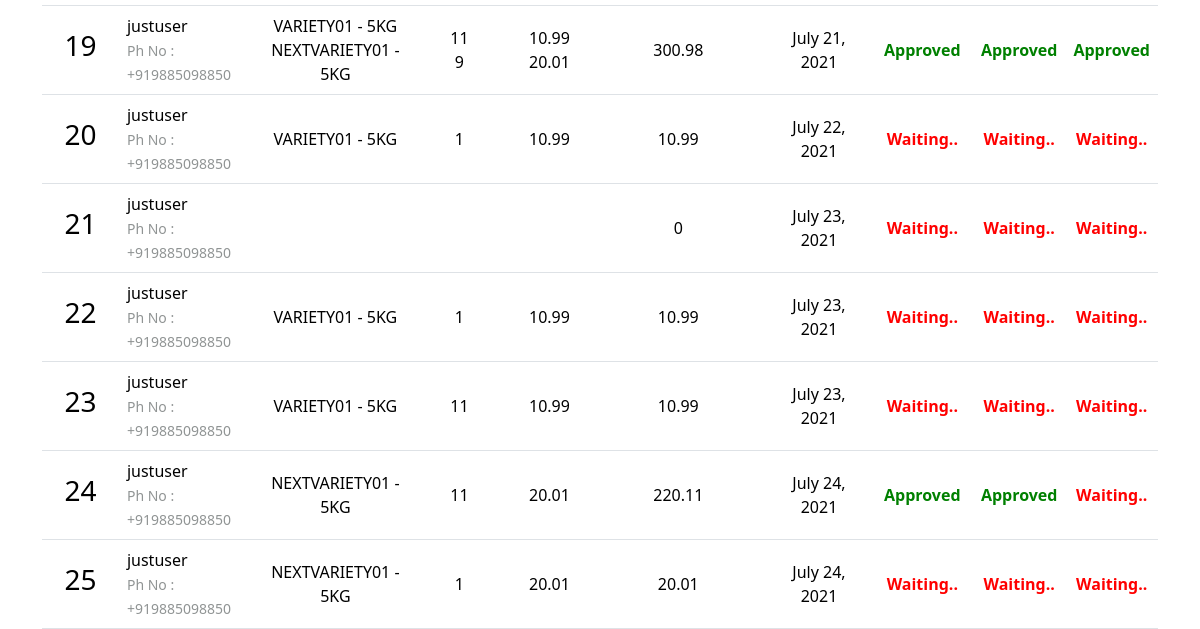
The app's page /sales/ (signed in, lower part), older data.
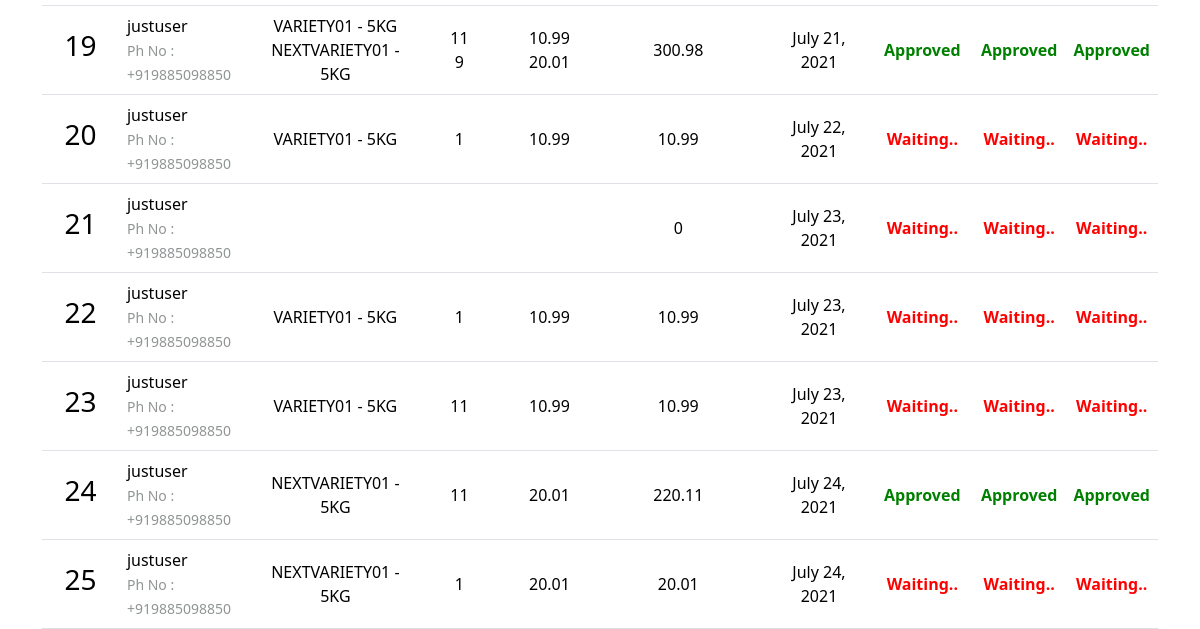
The same page, newer data.
### umasagar/models.py (models this page shows, shortened)
class TimeStamp(models.Model):
    time = models.DateTimeField(auto_now_add = True)
    user = models.ForeignKey(MyUser,on_delete = models.CASCADE)
    class Meta:
        abstract = True

class SaleBill(TimeStamp):
    billno = models.AutoField(primary_key=True)
    time = models.DateTimeField(auto_now=True)
    dealer = models.ForeignKey(MyUser, on_delete = models.SET_NULL, related_name='saledealer',null = True,verbose_name = 'select user')
    name = models.CharField(max_length=150,blank = True,null = True)
    phone = models.CharField(max_length=13,blank = True,null = True)
    address = models.TextField(blank = True,null = True)
    email = models.EmailField(max_length=254,blank = True,null = True)
    lrno = models.CharField(max_length = 254,blank = True,null = True,verbose_name = 'LR No.')
    vehicleno = models.CharField(max_length = 254,blank = True,null = True,verbose_name = 'Vehicle No.')
    s1approve = models.BooleanField(default = False,verbose_name = 'Approve')
    s2approve = models.BooleanField(default = False,verbose_name = 'Approve')
    logapprove = models.BooleanField(default = False,verbose_name = 'Approve')
    def get_items_list(self):
        return SaleItem.objects.filter(billno=self)
    def get_total_price(self):
        saleitems = SaleItem.objects.filter(billno=self)
        total = 0
        for item in saleitems:
            total += item.totalprice
        return total

class SaleItem(models.Model):
    billno = models.ForeignKey(SaleBill, on_delete = models.CASCADE, related_name='salebillno')
    product = models.ForeignKey(Product, on_delete = models.CASCADE)
    quantity = models.IntegerField(default=1)
    perprice = models.FloatField(default=1)
    totalprice = models.FloatField(default=1)

### umasagar/views.py (the view)
# urls.py: path('sales/', SaleView.as_view(), name='sales-list'),
class SaleView(LoginRequiredMixin,ListView):
    model = SaleBill
    template_name = "sales_list.html"
    context_object_name = 'bills'
    ordering = ['-time']
    paginate_by = 10
    def get_context_data(self, *args, **kwargs):
        context = super(SaleView, self).get_context_data(*args, **kwargs)
        try:
            if self.request.user.usertype.usertype == 'user':
                context = {'bills': SaleBill.objects.filter(dealer = self.request.user)}
            elif self.request.user.usertype.usertype == 'logistics':
                context = {'bills': SaleBill.objects.all(),'bill':SaleBillDetails.objects.all()}
            elif self.request.user.usertype.usertype == 'salesrep':
                context = {'bills': SaleBill.objects.filter(user = self.request.user)}
            else:
                pass
        except:
            context = {'bills' : None }
        return context

### umasagar/models.py (called while the page is built)
	def __str__(self):
		return self.variety_code

	def __str__(self):
		return self.uom

### umasagar/templates/sales_list.html (shortened to what this page needs)
{% extends "base.html" %}
{% block content %}
<div class="mt-5">
    <br>
    <table class="table table-css">
{% if bills %}
    {% if request.user.usertype.usertype == 'salesrep' %}
        <tbody>
            {% for sale in bills %}
            <tr>
                <td class="align-middle"> <h3>{{ sale.billno }}</h3> </td>
                <td class=""> {{ sale.name }} <br> <small style="color: #909494">Ph No : {{ sale.phone }}</small> </td>
                <td class="align-middle">{% for item in sale.get_items_list %} {{ item.product.variety_code }} - {{item.product.uom}} <br> {% endfor %}</td>
                <td class="align-middle">{% for item in sale.get_items_list %} {{ item.quantity }} <br> {% endfor %}</td>
                <td class="align-middle">{% for item in sale.get_items_list %} {{ item.perprice }} <br> {% endfor %}</td>
                <td class="align-middle">{{ sale.get_total_price }}</td>
                <td class="align-middle">{{ sale.time.date }}</td>
                {% if sale.s2approve %}
                <td><b style="color:green">Approved By Logistics</b></td>
                {% else %}
                <td class="align-middle"> Not Yet Approved <span>#</span></td>
                {% endif %}
            </tr>
            {% endfor %}
        </tbody>
    {% elif request.user.usertype.usertype == 'user' %}
        <tbody>
            {% for sale in bills %}
            <tr>
                <td class="align-middle"> <h3>{{ sale.billno }}</h3> </td>
                <td class=""> {{ sale.name }} <br> <small style="color: #909494">Ph No : {{ sale.phone }}</small> </td>
                <td class="align-middle">{% for item in sale.get_items_list %} {{ item.product.variety_code }} - {{item.product.uom}} <br> {% endfor %}</td>
                <td class="align-middle">{% for item in sale.get_items_list %} {{ item.quantity }} <br> {% endfor %}</td>
                <td class="align-middle">{% for item in sale.get_items_list %} {{ item.perprice }} <br> {% endfor %}</td>
                <td class="align-middle">{{ sale.get_total_price }}</td>
                <td class="align-middle">{{ sale.time.date }}</td>
                {% if sale.s1approve %}
                <td class="align-middle"><b style="color:green">Approved</b></td>
                {% else %}
                <td class="align-middle"><b style="color:red">Waiting..</b></td>
                {% endif %}
                {% if sale.s2approve %}
                <td class="align-middle"><b style="color:green">Approved</b></td>
                {% else %}
                <td class="align-middle"><b style="color:red">Waiting..</b></td>
                {% endif %}
                {% if sale.logapprove %}
                <td class="align-middle"><b style="color:green">Approved</b></td>
                {% else %}
                <td class="align-middle"><b style="color:red">Waiting..</b></td>
                {% endif %}
                            </tr>
            {% endfor %}
        </tbody>
    {% else %}
    <span>No Permission</span>
    {% endif %}
    </table>
{% else %}
        <tbody></tbody>
    </table>
    <br><br><br><br><br><br><br><br>
    <div style="color: #ea2088; font-style: bold; font-size: 1.5rem; text-align: center;">WOW, SUCH EMPTY</div>
{% endif %}
</div>
{% endblock content %}

Row changes from the older to the newer data that the page shows:
changed SaleBill id 24: logapprove "Waiting.." → "Approved"
